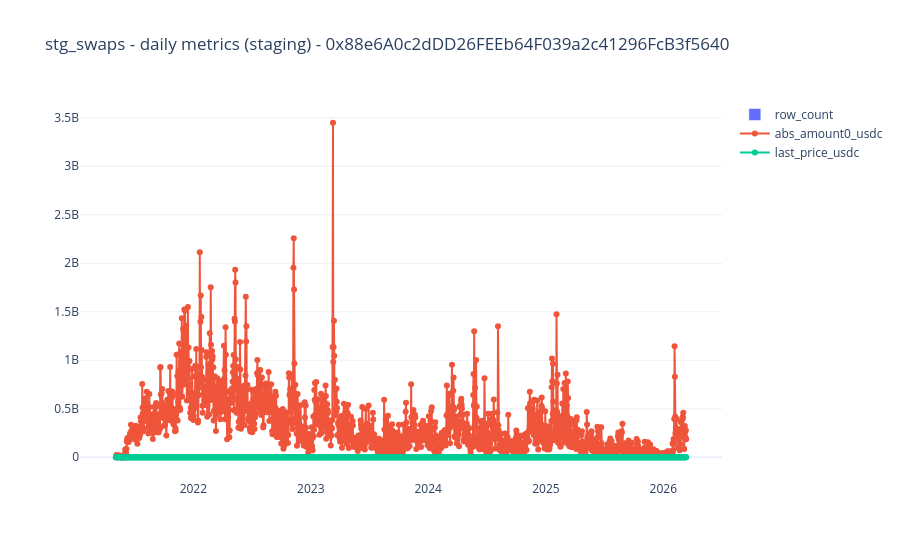
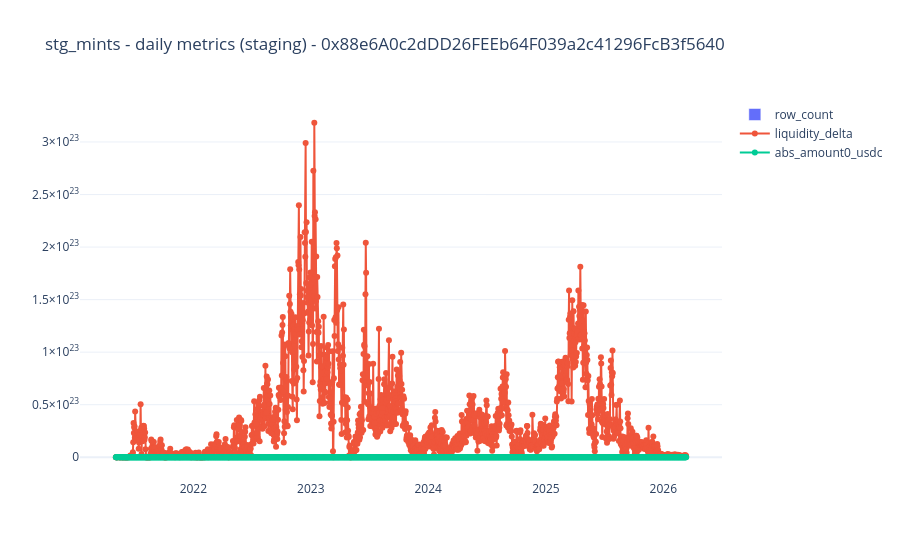
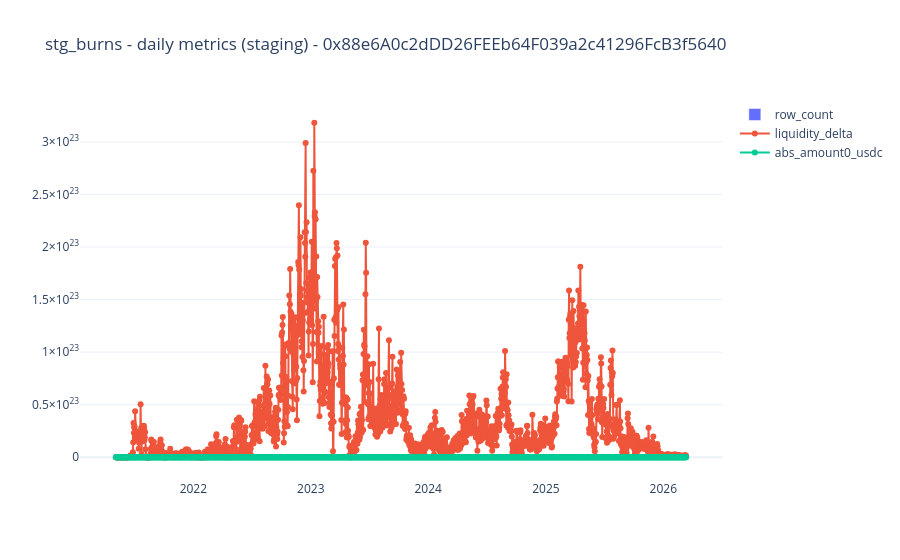

The notebook cell these images were saved under, in order:
### Markdown cell above
## Metriques journaliere par table

Ici on trace, table par table, les metriques principales pour voir ou la forme de la serie change.

### Code cell
for spec in TIME_SERIES_SPECS:
    table_name = spec["table"]
    df = series_frames[table_name]
    metric_cols = [column for column in df.columns if column != "date"]
    line_cols = [column for column in metric_cols if column != "row_count"]
    plot_timeseries(
        df,
        title=f"{table_name} - daily metrics ({spec['layer']}) - {POOL}",
        bar_cols=["row_count"] if "row_count" in df.columns else [],
        line_cols=line_cols,
    )
    display(df.tail(10))

### Figure 1 — Plotly figure (JSON) as saved in the notebook; plotly's stock layout.template omitted (floating-point values rounded to 4 significant figures; data arrays with more than 128 entries replaced by an {"elided": "..."} marker saying what was removed)
{"data": [{"name": "row_count", "type": "bar", "x": {"elided": "1774 str values"}, "y": {"elided": "1774 int values"}}, {"mode": "lines+markers", "name": "abs_amount0_usdc", "type": "scatter", "x": {"elided": "1774 str values"}, "y": {"elided": "1774 float values"}}, {"mode": "lines+markers", "name": "last_price_usdc", "type": "scatter", "x": {"elided": "1774 str values"}, "y": {"elided": "1774 float values"}}], "layout": {"hovermode": "x unified", "title": {"text": "stg_swaps - daily metrics (staging) - 0x88e6A0c2dDD26FEEb64F039a2c41296FcB3f5640"}}}

### Figure 2 — Plotly figure (JSON) as saved in the notebook; plotly's stock layout.template omitted (floating-point values rounded to 4 significant figures; data arrays with more than 128 entries replaced by an {"elided": "..."} marker saying what was removed)
{"data": [{"name": "row_count", "type": "bar", "x": {"elided": "1767 str values"}, "y": {"elided": "1767 int values"}}, {"mode": "lines+markers", "name": "liquidity_delta", "type": "scatter", "x": {"elided": "1767 str values"}, "y": {"elided": "1767 float values"}}, {"mode": "lines+markers", "name": "abs_amount0_usdc", "type": "scatter", "x": {"elided": "1767 str values"}, "y": {"elided": "1767 float values"}}], "layout": {"hovermode": "x unified", "title": {"text": "stg_mints - daily metrics (staging) - 0x88e6A0c2dDD26FEEb64F039a2c41296FcB3f5640"}}}

### Figure 3 — Plotly figure (JSON) as saved in the notebook; plotly's stock layout.template omitted (floating-point values rounded to 4 significant figures; data arrays with more than 128 entries replaced by an {"elided": "..."} marker saying what was removed)
{"data": [{"name": "row_count", "type": "bar", "x": {"elided": "1773 str values"}, "y": {"elided": "1773 int values"}}, {"mode": "lines+markers", "name": "liquidity_delta", "type": "scatter", "x": {"elided": "1773 str values"}, "y": {"elided": "1773 float values"}}, {"mode": "lines+markers", "name": "abs_amount0_usdc", "type": "scatter", "x": {"elided": "1773 str values"}, "y": {"elided": "1773 float values"}}], "layout": {"hovermode": "x unified", "title": {"text": "stg_burns - daily metrics (staging) - 0x88e6A0c2dDD26FEEb64F039a2c41296FcB3f5640"}}}
